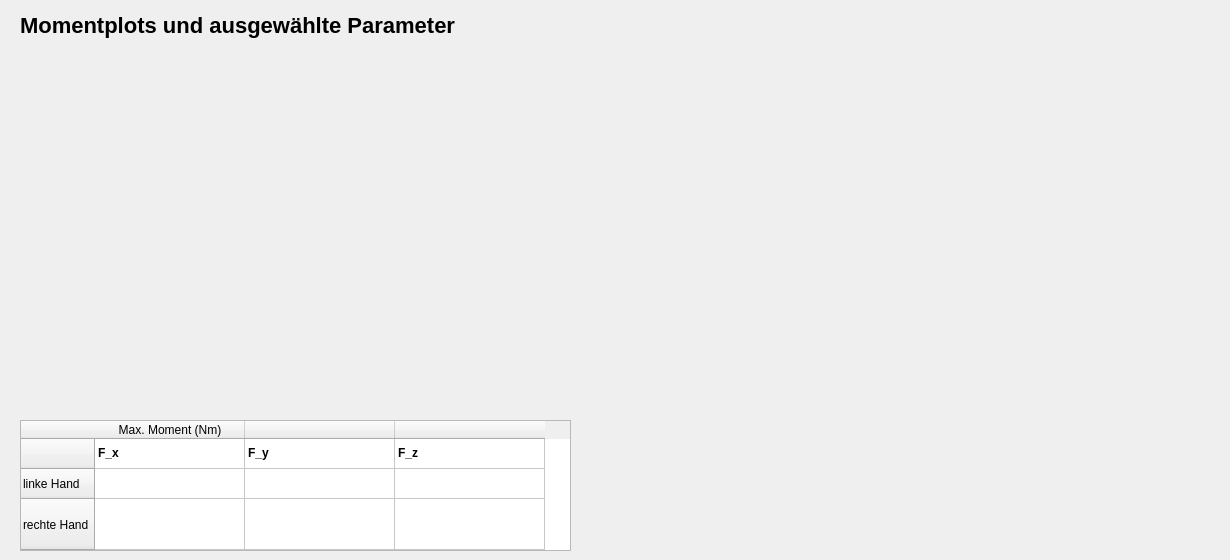
        <widget class="QWidget" name="Momente">
         <attribute name="title">
          <string>Momente (Nm)</string>
         </attribute>
         <widget class="QLabel" name="label_momentplots">
          <property name="geometry">
           <rect>
            <x>20</x>
            <y>10</y>
            <width>571</width>
            <height>31</height>
           </rect>
          </property>
          <property name="font">
           <font>
            <pointsize>-1</pointsize>
            <weight>75</weight>
            <bold>true</bold>
           </font>
          </property>
          <property name="styleSheet">
           <string notr="true">font-size: 22px;
font-weight: bold; /* Wenn es fett gedruckt sein soll */</string>
          </property>
          <property name="text">
           <string>Momentplots und ausgewählte Parameter</string>
          </property>
         </widget>
         <widget class="QWidget" name="plot_links_moment" native="true">
          <property name="geometry">
           <rect>
            <x>20</x>
            <y>50</y>
            <width>571</width>
            <height>341</height>
           </rect>
          </property>
          <property name="styleSheet">
           <string notr="true">/*background-color: #1a1a1a; /* Dunkler Hintergrund für den Plot-Bereich */
</string>
          </property>
         </widget>
         <widget class="QWidget" name="plot_rechts_moment" native="true">
          <property name="geometry">
           <rect>
            <x>650</x>
            <y>50</y>
            <width>571</width>
            <height>341</height>
           </rect>
          </property>
          <property name="styleSheet">
           <string notr="true">/*background-color: #1a1a1a; /* Dunkler Hintergrund für den Plot-Bereich */
</string>
          </property>
         </widget>
         <widget class="QTableWidget" name="tabelle_moment">
          <property name="geometry">
           <rect>
            <x>20</x>
            <y>420</y>
            <width>551</width>
            <height>131</height>
           </rect>
          </property>
          <property name="styleSheet">
           <string notr="true"/>
          </property>
          <property name="editTriggers">
           <set>QAbstractItemView::NoEditTriggers</set>
          </property>
          <property name="selectionMode">
           <enum>QAbstractItemView::NoSelection</enum>
          </property>
          <property name="rowCount">
           <number>3</number>
          </property>
          <property name="columnCount">
           <number>3</number>
          </property>
          <attribute name="horizontalHeaderDefaultSectionSize">
           <number>150</number>
          </attribute>
          <attribute name="horizontalHeaderStretchLastSection">
           <bool>false</bool>
          </attribute>
          <attribute name="verticalHeaderStretchLastSection">
           <bool>true</bool>
          </attribute>
          <row>
           <property name="text">
            <string/>
           </property>
          </row>
          <row>
           <property name="text">
            <string>linke Hand</string>
           </property>
          </row>
          <row>
           <property name="text">
            <string>rechte Hand</string>
           </property>
          </row>
          <column>
           <property name="text">
            <string>Max. Moment (Nm)</string>
           </property>
          </column>
          <column>
           <property name="text">
            <string/>
           </property>
          </column>
          <column>
           <property name="text">
            <string/>
           </property>
          </column>
          <item row="0" column="0">
           <property name="text">
            <string>F_x</string>
           </property>
           <property name="font">
            <font>
             <weight>75</weight>
             <bold>true</bold>
            </font>
           </property>
          </item>
          <item row="0" column="1">
           <property name="text">
            <string>F_y</string>
           </property>
           <property name="font">
            <font>
             <weight>75</weight>
             <bold>true</bold>
            </font>
           </property>
          </item>
          <item row="0" column="2">
           <property name="text">
            <string>F_z</string>
           </property>
           <property name="font">
            <font>
             <weight>75</weight>
             <bold>true</bold>
            </font>
           </property>
          </item>
         </widget>
        </widget>
